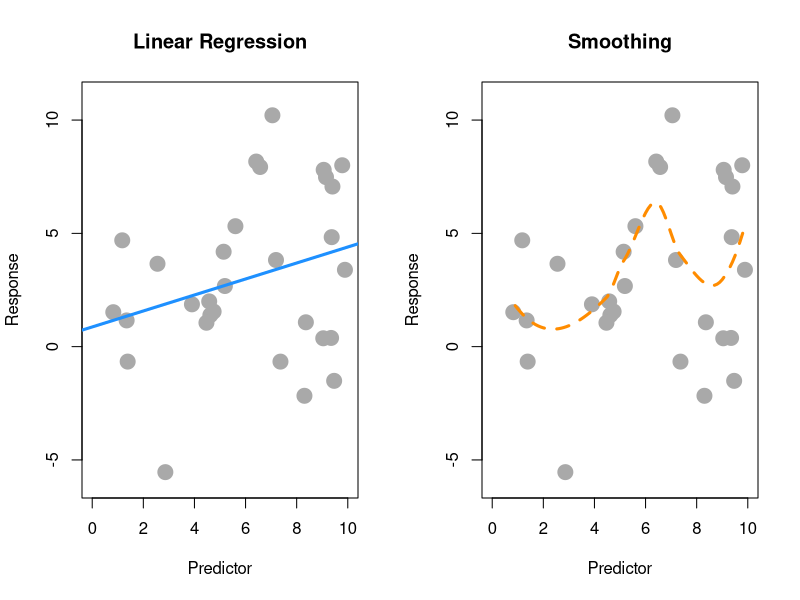

Reproduce this figure in R. (Note: this script raises an error after producing the figure.)
# Builds data and does regression simulation with linear and smoothing effects

set.seed(42)
n = 30
beta_0 = 1
beta_1 = 0.5
sigma = 3
x = runif(n, 0, 10)
xplot = seq(0, 10, by = 0.1)

sim_slr = function(n, x, beta_0 = 10, beta_1 = 5, sigma = 1) {
  epsilon = rnorm(n, mean = 0, sd = sigma)
  y       = beta_0 + beta_1 * x + epsilon
  data.frame(predictor = x, response = y)
}

sim_data = sim_slr(n = n, x = x, beta_0 = beta_0, beta_1 = beta_1, sigma = sigma)

sim_fit_1 = lm(response ~ predictor, data = sim_data)
sim_fit_2 = loess(response ~ predictor, data = sim_data)

par(mfrow = c(1, 2))

plot(response ~ predictor, data = sim_data,
     xlab = "Predictor", ylab = "Response",
     main = "Linear Regression",
     pch  = 20, cex  = 3, col = "darkgrey",
     xlim = c(0, 10), ylim = c(-6, 11))
abline(sim_fit_1, lwd = 3, col = "dodgerblue")

plot(response ~ predictor, data = sim_data,
     xlab = "Predictor", ylab = "Response",
     main = "Smoothing",
     pch  = 20, cex  = 3, col = "darkgrey",
     xlim = c(0, 10), ylim = c(-6, 11))
lines(xplot, predict(sim_fit_2, newdata = data.frame(predictor = xplot)),
      lwd = 3, lty = 2, col = "darkorange")

# Gives us the coeffecients from the x1, x3, x5 parameters to estimate y from the some_data set
# WONT RUN
fit = lm(y ~ x1 + x3 + x5, data = some_data)

## FUNCTIONS IN R

plot_unexp_dev = function(reg_data) {
  plot(reg_data$x, reg_data$y, main = "SSE (Sum of Squares Error)",
       xlab = "x", ylab = "y", pch = 20, cex = 2, col = "grey")
  arrows(reg_data$x, reg_data$y_hat,
         reg_data$x, reg_data$y,
         col = 'dodgerblue', lwd = 1, lty = 2, length = 0.2, angle = 20)
  abline(lm(y ~ x, data = reg_data), lwd = 2, col = "grey")
}

plot_exp_dev = function(reg_data) {
  plot(reg_data$x, reg_data$y, main = "SSReg (Sum of Squares Regression)",
       xlab = "x", ylab = "y", pch = 20, cex = 2, col = "grey")
  arrows(reg_data$x, reg_data$y_bar,
         reg_data$x, reg_data$y_hat,
         col = 'darkorange', lwd = 1, length = 0.2, angle = 20)
  abline(lm(y ~ x, data = reg_data), lwd = 2, col = "grey")
  abline(h = mean(reg_data$y), col = "grey")
}






